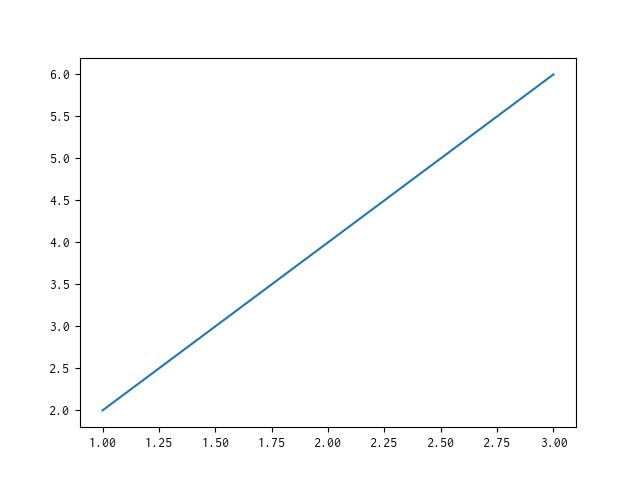

Here is the Python script that generated this plot:
# from pylab import plot, show
import matplotlib.pyplot as plot

simplelist = [1, 3, 5]
print(simplelist[0])
print(simplelist[1])
print(simplelist[2])

simplelist[2] = 7
print(simplelist[2])

emptylist = []
emptylist.append(1)
emptylist.append(4)
emptylist.append(6)
print(emptylist)

simplelist = (1, 3, 5)
print(simplelist)
print(simplelist[2])
print(simplelist[-1])

for index, value in enumerate(simplelist):
    print('{0} => {1}'.format(index, value))

x_numbers = [1, 2, 3]
y_numbers = [2, 4, 6]

plot.plot(x_numbers, y_numbers)
plot.savefig('main.png')
